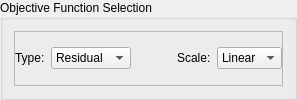
             <widget class="QGroupBox" name="groupBox_5">
              <property name="title">
               <string>Objective Function Selection</string>
              </property>
              <layout class="QGridLayout" name="gridLayout_59">
               <item row="0" column="0">
                <widget class="QFrame" name="frame_9">
                 <property name="frameShape">
                  <enum>QFrame::StyledPanel</enum>
                 </property>
                 <property name="frameShadow">
                  <enum>QFrame::Raised</enum>
                 </property>
                 <layout class="QGridLayout" name="gridLayout_13">
                  <property name="leftMargin">
                   <number>0</number>
                  </property>
                  <property name="topMargin">
                   <number>0</number>
                  </property>
                  <property name="rightMargin">
                   <number>0</number>
                  </property>
                  <property name="bottomMargin">
                   <number>0</number>
                  </property>
                  <property name="horizontalSpacing">
                   <number>6</number>
                  </property>
                  <item row="0" column="1">
                   <widget class="QComboBox" name="obj_fcn_type_box">
                    <item>
                     <property name="text">
                      <string>Residual</string>
                     </property>
                    </item>
                    <item>
                     <property name="text">
                      <string>Bayesian</string>
                     </property>
                    </item>
                   </widget>
                  </item>
                  <item row="0" column="2">
                   <spacer name="horizontalSpacer_35">
                    <property name="orientation">
                     <enum>Qt::Horizontal</enum>
                    </property>
                    <property name="sizeHint" stdset="0">
                     <size>
                      <width>40</width>
                      <height>20</height>
                     </size>
                    </property>
                   </spacer>
                  </item>
                  <item row="0" column="0">
                   <widget class="QLabel" name="label_6">
                    <property name="text">
                     <string>Type:</string>
                    </property>
                   </widget>
                  </item>
                  <item row="0" column="3">
                   <widget class="QLabel" name="label_3">
                    <property name="text">
                     <string>Scale:</string>
                    </property>
                   </widget>
                  </item>
                  <item row="0" column="4">
                   <widget class="QComboBox" name="obj_fcn_scale_box">
                    <item>
                     <property name="text">
                      <string>Linear</string>
                     </property>
                    </item>
                    <item>
                     <property name="text">
                      <string>Log</string>
                     </property>
                    </item>
                   </widget>
                  </item>
                 </layout>
                </widget>
               </item>
              </layout>
             </widget>
